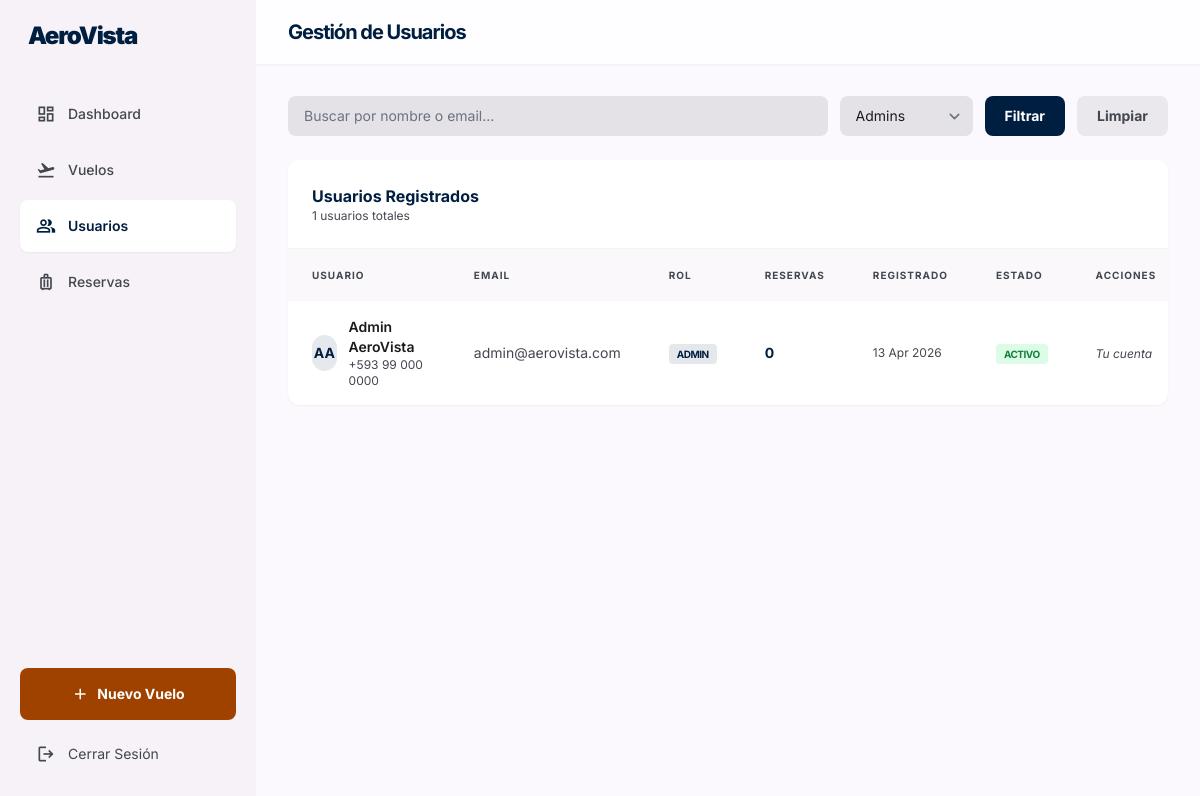
The page /admin/usuarios.php?rol=admin (signed in) on the database its author committed.
### tables this page shows
CREATE TABLE `usuarios` (
  `id`            INT AUTO_INCREMENT PRIMARY KEY,
  `nombre`        VARCHAR(100) NOT NULL,
  `apellido`      VARCHAR(100) NOT NULL,
  `email`         VARCHAR(150) NOT NULL,
  `password_hash` VARCHAR(255) NOT NULL,
  `telefono`      VARCHAR(25)  DEFAULT NULL,
  `rol`           ENUM('cliente','admin') NOT NULL DEFAULT 'cliente',
  `activo`        TINYINT(1)   NOT NULL DEFAULT 1,
  `created_at`    TIMESTAMP    NOT NULL DEFAULT CURRENT_TIMESTAMP,
  `updated_at`    TIMESTAMP    NOT NULL DEFAULT CURRENT_TIMESTAMP ON UPDATE CURRENT_TIMESTAMP,
  UNIQUE KEY `uq_usuario_email` (`email`)
);

### includes/functions.php (called while the page is built, shortened)
<?php
function e(string $str): string {
    return htmlspecialchars($str, ENT_QUOTES | ENT_SUBSTITUTE, 'UTF-8');
}
function fechaCorta(\DateTime|string $fecha): string {
    if (is_string($fecha)) $fecha = new \DateTime($fecha);
    return $fecha->format('d M Y');
}

### admin/usuarios.php (the view, shortened to what this page needs)
<?php
require_once __DIR__ . '/../includes/functions.php';
$db  = getDB();
$page   = max(1, (int)($_GET['page'] ?? 1));
$limit  = 20;
$offset = ($page - 1) * $limit;
$search = trim($_GET['q'] ?? '');
$rolFilter = $_GET['rol'] ?? '';
$where   = [];
$params  = [];
if ($rolFilter) { $where[] = "u.rol=:rol"; $params[':rol'] = $rolFilter; }
$whereSQL = $where ? 'WHERE ' . implode(' AND ', $where) : '';
$total = $db->prepare("SELECT COUNT(*) FROM usuarios u $whereSQL");
$total->execute($params);
$totalRows  = (int)$total->fetchColumn();
$stmtU = $db->prepare("
    SELECT u.*,
           (SELECT COUNT(*) FROM reservas r WHERE r.usuario_id=u.id AND r.estado='confirmada') AS reservas_count
    FROM usuarios u
    $whereSQL
    ORDER BY u.created_at DESC
    LIMIT $limit OFFSET $offset
");
$stmtU->execute($params);
$usuarios = $stmtU->fetchAll();
?>
<!DOCTYPE html>
<html lang="es">
<head>
  <script src="https://cdn.tailwindcss.com?plugins=forms"></script>
</head>
<body class="bg-surface text-on-surface antialiased">
  <?php include __DIR__ . '/includes/sidebar.php'; ?>
  <main class="ml-64 min-h-screen">
    <header class="fixed top-0 right-0 left-64 h-16 bg-white/70 backdrop-blur-xl z-30 shadow-sm flex items-center px-8">
      <h1 class="text-xl font-bold text-primary tracking-tighter">Gestión de Usuarios</h1>
    </header>
    <div class="pt-24 pb-12 px-8 max-w-7xl mx-auto space-y-6">
      <form method="GET" class="flex flex-wrap gap-3 items-center">
        <input type="text" name="q" value="<?= e($search) ?>" placeholder="Buscar por nombre o email..."
               class="flex-1 min-w-0 bg-surface-container-highest border-none rounded-lg px-4 py-2.5 text-sm focus:ring-2 focus:ring-primary outline-none"/>
        <select name="rol" class="bg-surface-container-highest border-none rounded-lg px-4 py-2.5 text-sm focus:ring-2 focus:ring-primary outline-none">
          <option value="admin"   <?= $rolFilter==='admin'?'selected':'' ?>>Admins</option>
        </select>
        <button type="submit" class="bg-primary text-white px-5 py-2.5 rounded-lg font-bold text-sm hover:opacity-90">Filtrar</button>
        <?php if ($search || $rolFilter): ?>
          <a href="/admin/usuarios.php" class="px-5 py-2.5 rounded-lg font-bold text-sm bg-surface-container-high text-on-surface-variant hover:bg-surface-container-highest">Limpiar</a>
        <?php endif; ?>
      </form>
      <section class="bg-surface-container-lowest rounded-xl overflow-hidden shadow-sm">
        <div class="p-6 border-b border-surface-container-high/50">
          <h2 class="text-base font-bold text-primary">Usuarios Registrados</h2>
          <p class="text-xs text-on-surface-variant"><?= $totalRows ?> usuarios totales</p>
        </div>
        <div class="overflow-x-auto">
          <table class="w-full text-left text-sm">
            <thead>
              <tr class="bg-surface-container-low/50">
                <th class="px-6 py-4 text-[10px] font-bold text-on-surface-variant uppercase tracking-widest">Usuario</th>
                <th class="px-6 py-4 text-[10px] font-bold text-on-surface-variant uppercase tracking-widest">Email</th>
                <th class="px-6 py-4 text-[10px] font-bold text-on-surface-variant uppercase tracking-widest">Rol</th>
                <th class="px-6 py-4 text-[10px] font-bold text-on-surface-variant uppercase tracking-widest">Reservas</th>
                <th class="px-6 py-4 text-[10px] font-bold text-on-surface-variant uppercase tracking-widest">Registrado</th>
                <th class="px-6 py-4 text-[10px] font-bold text-on-surface-variant uppercase tracking-widest">Estado</th>
                <th class="px-6 py-4 text-[10px] font-bold text-on-surface-variant uppercase tracking-widest">Acciones</th>
              </tr>
            </thead>
            <tbody class="divide-y divide-surface-container-high/20">
              <?php foreach ($usuarios as $u): ?>
                <tr class="hover:bg-surface-container-low/20 transition-colors">
                  <td class="px-6 py-4">
                    <div class="flex items-center gap-3">
                      <div class="w-9 h-9 rounded-full bg-primary/10 flex items-center justify-center">
                        <span class="text-primary font-bold text-sm"><?= strtoupper(substr($u['nombre'],0,1).substr($u['apellido'],0,1)) ?></span>
                      </div>
                      <div>
                        <p class="font-semibold text-on-surface"><?= e($u['nombre'].' '.$u['apellido']) ?></p>
                        <?php if ($u['telefono']): ?><p class="text-xs text-on-surface-variant"><?= e($u['telefono']) ?></p><?php endif; ?>
                      </div>
                    </div>
                  </td>
                  <td class="px-6 py-4 text-on-surface-variant"><?= e($u['email']) ?></td>
                  <td class="px-6 py-4">
                    <span class="px-2 py-1 rounded text-[10px] font-bold uppercase tracking-tighter
                      <?= $u['rol']==='admin' ? 'bg-primary/10 text-primary' : 'bg-surface-container text-on-surface-variant' ?>">
                      <?= $u['rol'] ?>
                    </span>
                  </td>
                  <td class="px-6 py-4 font-bold text-primary"><?= $u['reservas_count'] ?></td>
                  <td class="px-6 py-4 text-xs text-on-surface-variant"><?= fechaCorta($u['created_at']) ?></td>
                  <td class="px-6 py-4">
                    <span class="px-2 py-1 rounded text-[10px] font-bold uppercase tracking-tighter
                      <?= $u['activo'] ? 'bg-green-100 text-green-700' : 'bg-red-100 text-red-700' ?>">
                      <?= $u['activo'] ? 'Activo' : 'Bloqueado' ?>
                    </span>
                  </td>
                  <td class="px-6 py-4">
                    <?php if ($u['id'] !== (int)$_SESSION['usuario_id']): ?>
                      <div class="flex gap-2">
                        <form method="POST">
                          <?= csrfField() ?>
                          <input type="hidden" name="action" value="toggle_active"/>
                          <input type="hidden" name="usuario_id" value="<?= $u['id'] ?>"/>
                          <input type="hidden" name="activo" value="<?= $u['activo'] ? 0 : 1 ?>"/>
                          <button type="submit" class="text-xs font-bold px-3 py-1.5 rounded-lg transition-all
                            <?= $u['activo'] ? 'bg-red-100 text-red-700 hover:bg-red-200' : 'bg-green-100 text-green-700 hover:bg-green-200' ?>">
                            <?= $u['activo'] ? 'Bloquear' : 'Activar' ?>
                          </button>
                        </form>
                        <?php if ($u['rol'] !== 'admin'): ?>
                          <form method="POST">
                            <?= csrfField() ?>
                            <input type="hidden" name="action" value="change_role"/>
                            <input type="hidden" name="usuario_id" value="<?= $u['id'] ?>"/>
                            <input type="hidden" name="rol" value="admin"/>
                            <button type="submit" class="text-xs font-bold px-3 py-1.5 rounded-lg bg-primary/10 text-primary hover:bg-primary/20 transition-all"
                                    onclick="return confirm('¿Hacer admin a <?= e($u['nombre']) ?>?')">
                              → Admin
                            </button>
                          </form>
                        <?php endif; ?>
                      </div>
                    <?php else: ?>
                      <span class="text-xs text-on-surface-variant italic">Tu cuenta</span>
                    <?php endif; ?>
                  </td>
                </tr>
              <?php endforeach; ?>
            </tbody>
          </table>
        </div>
      </section>
    </div>
  </main>
</body>
</html>

### admin/usuarios.php (style rules this page uses)
body { font-family:'Inter',sans-serif; }

### rows shown on the page
usuarios: nombre+apellido "AA", nombre+apellido "Admin AeroVista", telefono "+593 99 000 0000", email "admin@aerovista.com", rol "ADMIN", reservas_count "0", created_at "13 Apr 2026", activo "ACTIVO", shows "Tu cuenta"

### other values the page prints
$item['label'] "Dashboard"
$item['label'] "Vuelos"
$item['label'] "Usuarios"
$item['label'] "Reservas"
$totalRows "1"
